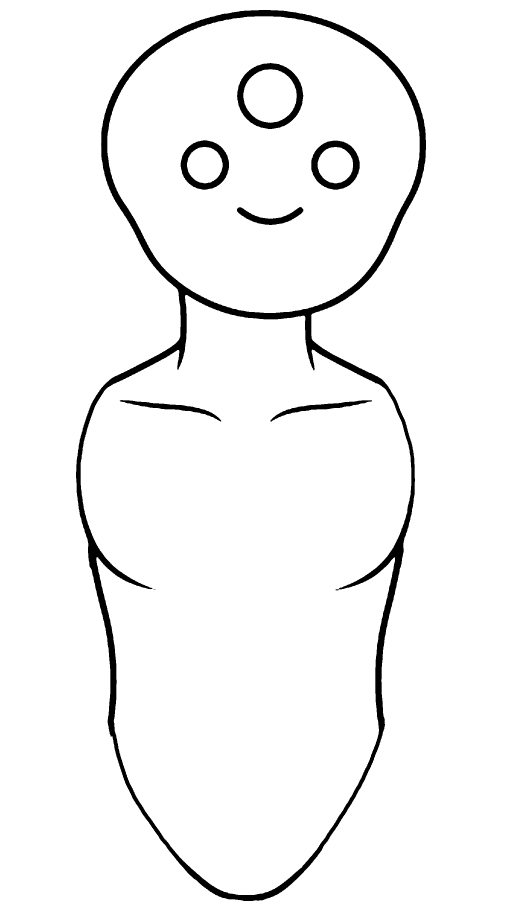
#> input picture groodle/art-src/body/torso.png, 1547 x 2749 px (shown at 1/3 size)
$ python trace_rig.py
#> lines starting #> are read from the running program, lines starting #| are printed output that depends on the picture; after the words box and inside, x2 and y2 are one past the last pixel; in counts of white or black regions, pixels touching at a corner belong together
"""Trace Groodle's hand-drawn body parts into the paper-doll rig in game.js.

    python groodle/tools/trace_rig.py [folder of part PNGs] > rig_block.js

Defaults to groodle/art-src/body/ (torso.png, arm.png, leg.png), tracked so
the rig stays regenerable from a fresh clone.

Input is three line-art PNGs on a light background -- torso+head, one arm,
one leg -- drawn at any size, on any grid/watermark background. Output is the
`const RIG = {...};` block that game.js reads.

Why it works without you cleaning the images up first:

  * The figure's strokes are ~10x thicker than a background grid line, and
    the figure is a single connected component while grid lines and a
    generator watermark are separate small ones. Taking the largest
    component drops the background for free -- do NOT pre-erase it.
  * The face circles and the smile float free inside the head, so they are
    their OWN components. Interior linework is therefore extracted from the
    full ink mask (masked to the part's interior), not from the largest
    component, or the face silently disappears.

Only the arm and leg are traced once each; the opposite side is a mirror at
render time, so draw one of each.

THE FRAME CONSTRAINT -- read before changing any pose angle. His arms are
217 units long, against 150 of clearance to the frame edge and 186 of
headroom above the shoulder. A flat T-pose spans 534 units in a 400-wide
frame, so it only fits if the whole doll shrinks -- and the colorable area
shrinks with the square of that scale. Measured:

    pose set                     scale   head r   colorable area
    with a horizontal T-pose     0.757     43.9      57%
    steep arms-up instead        0.872     50.6      76%

We ship the second. `POSES` below is the source of truth for the angles; the
script re-solves the scale from whatever pose set it is given, so adding a
wider pose silently shrinks the doll. Check the printed scale after editing.
"""
import json, math, os, sys
import numpy as np, cv2
from PIL import Image

SRC = sys.argv[1] if len(sys.argv) > 1 else os.path.join(
    os.path.dirname(os.path.dirname(os.path.abspath(__file__))), 'art-src', 'body')
FILES = {'torso': 'torso.png', 'arm': 'arm.png', 'leg': 'leg.png'}

INK_THRESHOLD = 120          # figure strokes are near 0; grid lines 150-230

# Fraction of each part's height whose interior ink is kept. The excluded
# slivers are CUT edges -- where the part was severed from the whole figure --
# not drawn lines. See the note in trace() for why only the hip needs this.
# Limb lengths and joint anchors are FITTED, not guessed: tools/fit_standing.py
# rasterises the assembled standing doll against the original full-figure
# drawing and maximises IoU. Hand-guessed values scored 0.563; these score
# 0.977. The first guess had the legs 32% too short and their pins less than
# half far enough apart, which is exactly what read as "the legs look wrong".
HEAD_D, ARM_LEN, LEG_LEN = 116.0, 239.8, 276.9

# Joint angles per pose. Mirrored parts flip their own sign, so a pose says
# "raise the arm N degrees" once and each side resolves it.
POSES = {
    # Standing IS the original drawing -- fit_standing.py matches it at
    # IoU 0.977, so do not nudge these away from {} .
    'standing': {},
    # The rest stay inside the FREE budget: up to ~18 deg costs nothing,
    # because the frame already has room for it. Past that the whole doll
    # shrinks and takes the colorable area with it (see README).
    'star':     {'armL': 18, 'armR': 18, 'legL': 9, 'legR': 9},
    'cheer':    {'armL': 18, 'armR': 18, 'legL': 4, 'legR': 4},
    'groovy':   {'armL': 16, 'armR': -11, 'legL': -5, 'legR': 8},
    'tpose':    {'armL': 18, 'armR': 18},
    'wave':     {'armR': 18, 'armL': -6},
}

# How far the DANCE may swing a limb. This is folded into the scale solve
# below, so the doll is sized to hold its own dance without clipping.
DANCE_SWING = 18

# Torso-local geometry. The torso's own origin is the top-center of the head.
BC = -6.75                    # body center sits left of the head-top center
TX, TY = 200 - BC, 34.0
ANCHOR = {'armL': (BC - 63.9, 143.0), 'armR': (BC + 63.9, 143.0),
          'legL': (BC - 47.9, 270.9), 'legR': (BC + 47.9, 270.9)}
SRC_OF = {'armL': 'arm', 'armR': 'arm', 'legL': 'leg', 'legR': 'leg'}
MIRROR = {'armR', 'legR'}
SIGN   = {'armL': 1, 'armR': -1, 'legL': 1, 'legR': -1}
REST   = {'armL': 0.8, 'armR': -0.8, 'legL': 0.2, 'legR': -0.2}


def trace(name):
    """One part image -> {'solid': [ring...]}, pinned at (0,0).

    Only the SOLID outline is traced now, and it is never drawn -- it is the
    clip region the kid's paint is confined to, plus the hit-test shape for
    painting on a swinging limb. The visible linework is Onion's own artwork,
    cut to transparent PNGs by tools/cut_art.py and placed as <image>.

    That split is why this file got much smaller. Tracing her interior detail
    to vectors needed a pile of machinery to stop the CUT edges (where a part
    was severed from the figure -- not lines she drew) from landing on top of
    the assembled outline as a smudged double line: per-part contour bands,
    per-part vertical ink trims, and a rule dropping whole shapes below the
    torso's cutoff. Overlapping paper has no cut-edge problem, so all of it
    went away with the tracing.
    """
    a = np.array(Image.open(os.path.join(SRC, FILES[name])).convert('L'))
    ink = (a < INK_THRESHOLD).astype(np.uint8)

    n, lab, stats, _ = cv2.connectedComponentsWithStats(ink, 8)
    main = (lab == 1 + int(np.argmax(stats[1:, cv2.CC_STAT_AREA]))).astype(np.uint8)

    # Flood from the border: what the outside reaches is background, so what
    # it cannot reach is the part's interior.
    ff = main.copy()
    cv2.floodFill(ff, np.zeros((main.shape[0] + 2, main.shape[1] + 2), np.uint8), (0, 0), 1)
    solid = ((ff == 0) | (main == 1)).astype(np.uint8)
    solid = cv2.morphologyEx(solid, cv2.MORPH_CLOSE, np.ones((5, 5), np.uint8))

    ys, xs = np.nonzero(solid)
    x0, x1, y0, y1 = xs.min(), xs.max(), ys.min(), ys.max()
    if name == 'torso':
        widest = max((np.nonzero(solid[y])[0].max() - np.nonzero(solid[y])[0].min())
                     for y in range(solid.shape[0] // 3) if solid[y].any())
        s = HEAD_D / widest          # scale on the head: HATS anchors to it
    else:
        s = (ARM_LEN if name == 'arm' else LEG_LEN) / (y1 - y0)

    # Pin: center of the part a little below its top edge -- where a brass
    # fastener sits on the rounded shoulder / hip end. cut_art.py derives the
    # artwork's placement from the SAME pin and scale, so the two agree.
    py = y0 + (y1 - y0) * (0.0 if name == 'torso' else 0.055)
    row = np.nonzero(solid[int(round(py))])[0]
    px = (row.min() + row.max()) / 2 if len(row) else (x0 + x1) / 2

    cc, _ = cv2.findContours(solid, cv2.RETR_EXTERNAL, cv2.CHAIN_APPROX_NONE)
    out = []
    for c in cc:
        if cv2.contourArea(c) < 60:
            continue
        q = cv2.approxPolyDP(c, 1.6, True).reshape(-1, 2)
        if len(q) >= 3:
            out.append([((x - px) * s, (y - py) * s) for x, y in q])
    return {'solid': out}


def placed(parts, pose):
    """Every ring of one pose, in pre-fit assembled space."""
    out = []
    for k in ('legL', 'legR', 'armL', 'armR'):
        deg = REST[k] + SIGN[k] * pose.get(k, 0)
        # ANCHOR is torso-LOCAL, so the torso's own placement has to be added
        # before the limb is positioned -- forgetting it shifts every limb by
        # (TX, TY), which silently widens the bbox and shrinks the solved scale.
        ax, ay = ANCHOR[k]
        ax, ay = TX + ax, TY + ay
        t = math.radians(deg); c, s = math.cos(t), math.sin(t)
        for ring in parts[SRC_OF[k]]['solid']:
            out.append([(ax + (-x if k in MIRROR else x) * c - y * s,
                         ay + (-x if k in MIRROR else x) * s + y * c) for x, y in ring])
    for ring in parts['torso']['solid']:
        out.append([(TX + x, TY + y) for x, y in ring])
    return out


def hip_gusset(parts, rx=13.0, ry=21.0, pad=9.0, steps=28, S=4):
    """Fill the torso-to-leg gap with an ellipse CLAMPED to the union's closing.

    The torso and legs were drawn separately and do not quite meet at the hip:
    the torso sits ~7 units right of the body axis, so a symmetric leg pin
    leaves daylight around y=325. That is a real hole in the union, and the
    outline filter faithfully traces it as a stray dark slash -- what made the
    hip read as broken while the shoulder read as clean. Fitting cannot fix it;
    a gap that small barely moves IoU, so the solver is indifferent to it.

    Two earlier shapes failed, both worth not repeating:

    * A bare hand-placed ellipse. Nothing tied it to the silhouette, so on the
      LEFT hip -- where torso and leg already overlap -- it escaped as two
      ~2-unit slivers. Anything narrower than 2x the outline filter's erode
      radius is consumed whole and renders as SOLID INK, so a 2-unit sliver is
      not a faint edge but a hard dark square floating on his hip.
    * Deriving the patch as (close(union) - union). Correct in principle, but
      the gap is only a few units wide, so the patch came out thin and
      approxPolyDP collapsed it into degenerate 3- and 4-point spikes.

    So: keep the ellipse, which is smooth and thick, and INTERSECT it with the
    morphological closing of the rest-pose union. Closing is extensive and only
    fills concavities -- it never reaches past a convex boundary -- so the
    clamped ellipse physically cannot protrude. It fills the gap where there is
    one and vanishes where there is not, which is why the two hips need no
    hand-tuned asymmetry despite the torso being off-axis.

    The clamp is also what keeps this from welding shut the two gaps that MUST
    stay open: the crotch, and the arm/torso daylight that makes an arm read as
    its own limb (contract rule 2). Both are wider than `pad`, so closing
    leaves them alone -- but re-check both after changing `pad`.

    Wind the SAME way OpenCV returns contours: under nonzero fill an opposite
    winding subtracts where it overlaps, punching new holes.
    """
    import numpy as np, cv2

    rings = placed(parts, {})                     # rest pose, before any gusset
    xs = [x for r in rings for x, _ in r]; ys = [y for r in rings for _, y in r]
    ox, oy = min(xs) - 20, min(ys) - 20
    W, H = int(max(xs) - ox + 20) * S, int(max(ys) - oy + 20) * S

    U = np.zeros((H, W), np.uint8)
    cv2.fillPoly(U, [np.round(np.array([[(x - ox) * S, (y - oy) * S] for x, y in r]))
                     .astype(np.int32) for r in rings], 1)
    k = int(pad * S) | 1
    closed = cv2.morphologyEx(U, cv2.MORPH_CLOSE,
                              cv2.getStructuringElement(cv2.MORPH_ELLIPSE, (k, k)))

    out = []
    for sx in (-1, 1):
        cx, cy = BC + sx * 32.0, 285.0
        ell = np.zeros_like(U)
        pts = [[((TX + cx + rx * math.cos(-2 * math.pi * i / steps)) - ox) * S,
                ((TY + cy + ry * math.sin(-2 * math.pi * i / steps)) - oy) * S]
               for i in range(steps)]
        cv2.fillPoly(ell, [np.round(np.array(pts)).astype(np.int32)], 1)
        g = (ell & closed).astype(np.uint8)

        cs, _ = cv2.findContours(g, cv2.RETR_EXTERNAL, cv2.CHAIN_APPROX_NONE)
        for c in cs:
            if cv2.contourArea(c) < (8.0 * S * S):      # ignore crumbs
                continue
            a = cv2.approxPolyDP(c, 0.45 * S, True).reshape(-1, 2)
            if len(a) < 6:
                continue
            out.append([(x / S + ox - TX, y / S + oy - TY) for x, y in a])
    return out


def main():
    parts = {n: trace(n) for n in FILES}
#> in trace, a is the input picture: shape (2749, 1547); 96% white; 8 black regions (1 under 20 px), largest, box (x1, y1, x2, y2) and area: (228, 30, 1278, 2703) 131167, (711, 189, 910, 387) 10500, (934, 422, 1079, 569) 7684
#> in trace, `n, lab, stats, _ = cv2.connectedComponentsWithStats(ink, 8)`: n = 9; stats = [[0, 0, 1547, 2749, 4084135], [228, 30, 1050, 2673, 131167], [711, 189, 199, 198, 10500], [542, 421, 145, 148, 7634], [934, 422, 145, 147, 7684], [711, 621, 199, 54, 3944], [359, 1200, 305, 65, 3815], [811, 1201, 305, 64, 3817], [460, 1769, 7, 1, 7]]
#> in trace, `x0, x1, y0, y1 = xs.min(), xs.max(), ys.min(), ys.max()`: x0 = 228; x1 = 1277; y0 = 30; y1 = 2702
#> in trace, `widest = max((np.nonzero(solid[y])[0].max() - np.nonzero(solid[y])[0]...`: widest = 974
#> in trace, `s = HEAD_D / widest`: s = 0.119
#> in trace, `py = y0 + (y1 - y0) * (0.0 if name == 'torso' else 0.055)`: py = 30
#> in trace, `row = np.nonzero(solid[int(round(py))])[0]`: row = 36 values from 776 to 811
#> in trace, `px = (row.min() + row.max()) / 2 if len(row) else (x0 + x1) / 2`: px = 793.5
#> in trace, `cc, _ = cv2.findContours(solid, cv2.RETR_EXTERNAL, cv2.CHAIN_APPROX_NO..`: cc = 1 contour; box (x1, y1, x2, y2) and area: (228, 30, 1278, 2703) 2048732
#> the loop in trace, `for c in cc:` made 1 pass
#> after the loop in trace, `for c in cc:`: out = 1 item
#> call 2 of trace, with name = 'arm'
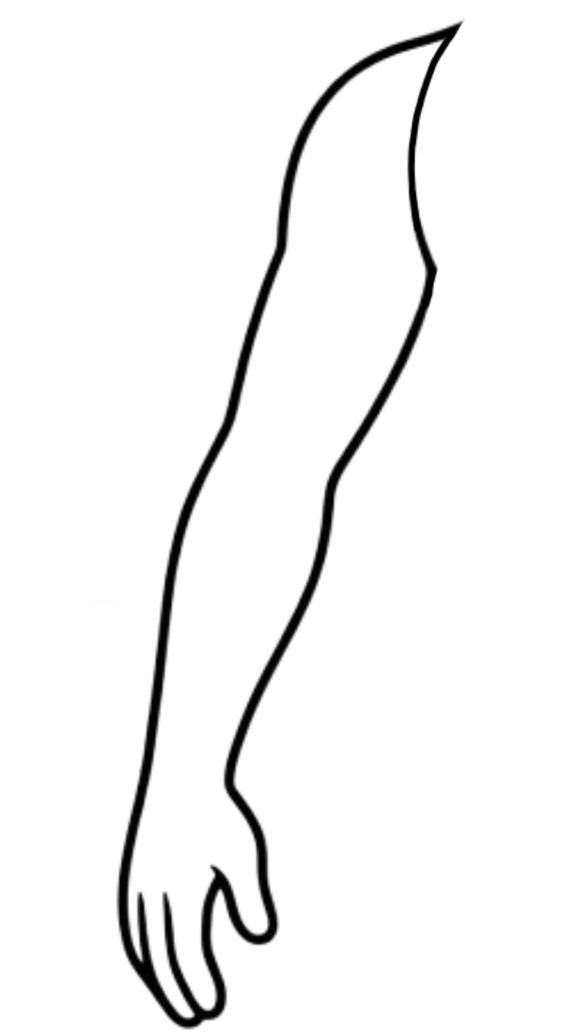
#> input picture groodle/art-src/body/arm.png, 1165 x 2070 px (shown at 1/2 size)
#> in trace (call 2), `n, lab, stats, _ = cv2.connectedComponentsWithStats(ink, 8)`: n = 2; stats = [[0, 0, 1165, 2070, 2317572], [236, 45, 687, 2011, 93978]]
#> in trace (call 2), `x0, x1, y0, y1 = xs.min(), xs.max(), ys.min(), ys.max()`: x0 = 236; x1 = 922; y0 = 45; y1 = 2055
#> in trace (call 2), `py = y0 + (y1 - y0) * (0.0 if name == 'torso' else 0.055)`: py = 155.6
#> in trace (call 2), `row = np.nonzero(solid[int(round(py))])[0]`: row = 186 values from 677 to 862
#> in trace (call 2), `px = (row.min() + row.max()) / 2 if len(row) else (x0 + x1) / 2`: px = 769.5
#> in trace (call 2), `cc, _ = cv2.findContours(solid, cv2.RETR_EXTERNAL, cv2.CHAIN_APPROX_NO..`: cc = 1 contour; box (x1, y1, x2, y2) and area: (236, 45, 923, 2056) 511464
#> the loop in trace (call 2), `for c in cc:` made 1 pass
#> call 3 of trace, with name = 'leg'
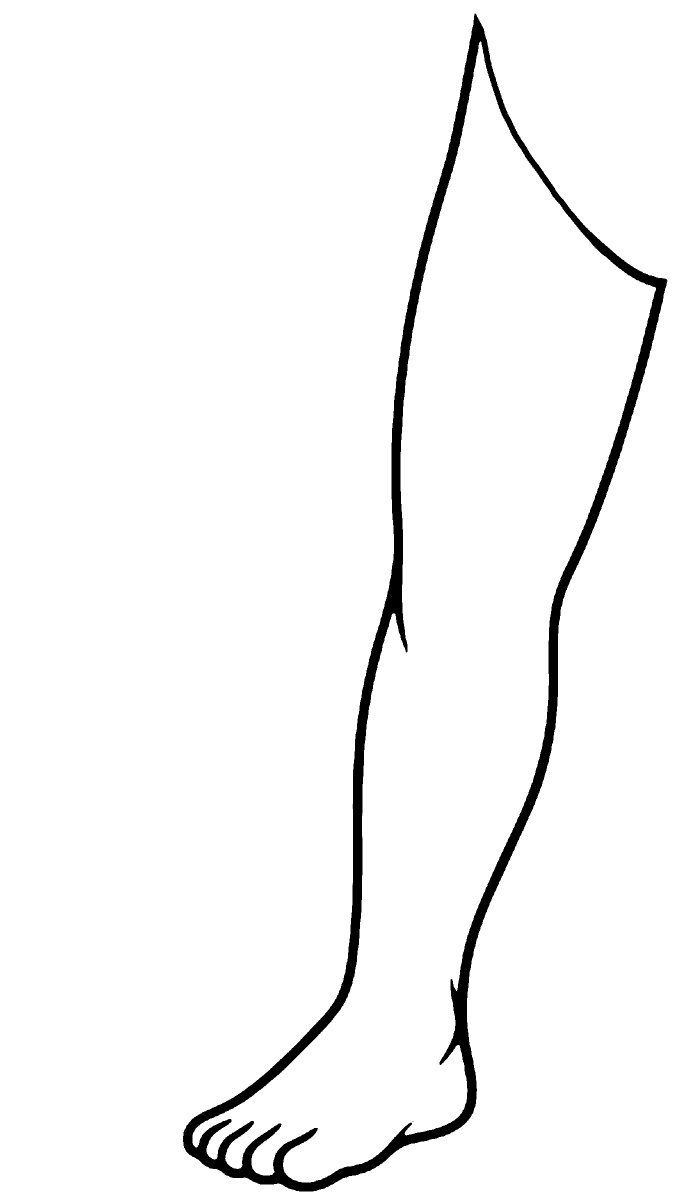
#> input picture groodle/art-src/body/leg.png, 1351 x 2400 px (shown at 1/2 size)
#> in trace, a is the input picture: shape (2400, 1351); 96.6% white; 2 black regions (1 under 20 px), largest, box (x1, y1, x2, y2) and area: (366, 27, 1335, 2383) 110389
#> in trace (call 3), `n, lab, stats, _ = cv2.connectedComponentsWithStats(ink, 8)`:
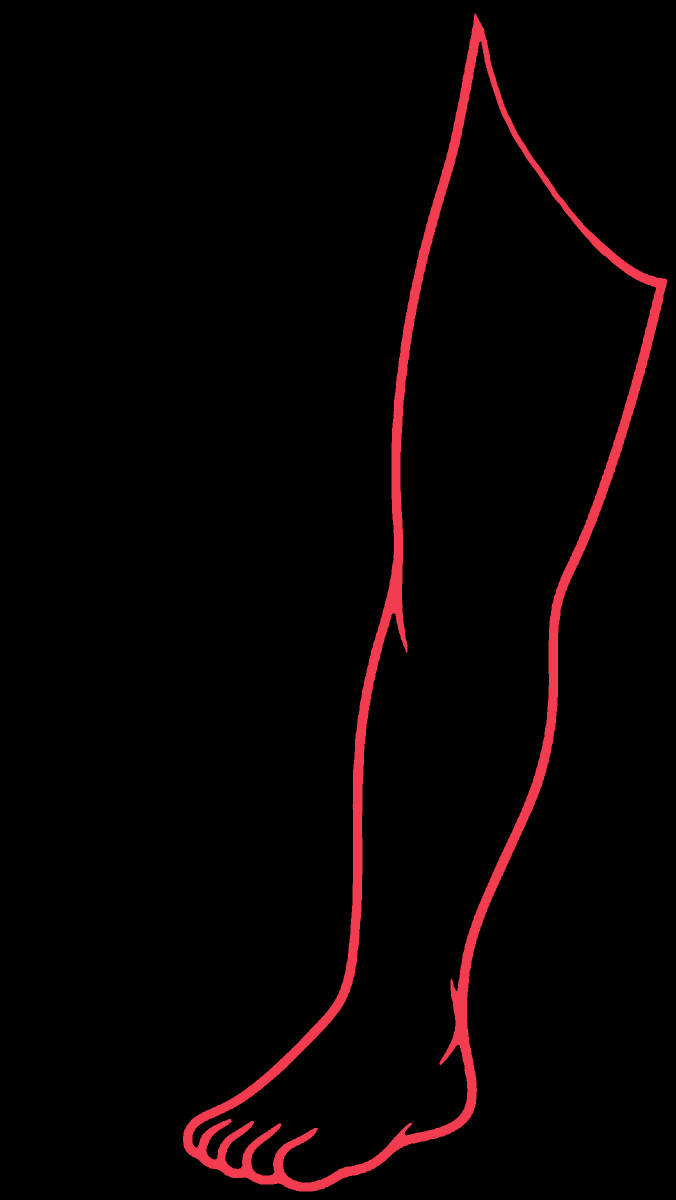
#> lab: shape (2400, 1351) int32 (shown at 1/2 size); 3 distinct labels, from 0 to 2; one colour per label, 0 black
#> in trace (call 3), `n, lab, stats, _ = cv2.connectedComponentsWithStats(ink, 8)`: n = 3; stats = [[0, 0, 1351, 2400, 3132009], [366, 27, 969, 2356, 110389], [825, 2243, 2, 1, 2]]
#> in trace (call 3), `x0, x1, y0, y1 = xs.min(), xs.max(), ys.min(), ys.max()`: x0 = 366; x1 = 1334; y0 = 27; y1 = 2382
#> in trace (call 3), `s = (ARM_LEN if name == 'arm' else LEG_LEN) / (y1 - y0)`: s = 0.118
#> in trace (call 3), `py = y0 + (y1 - y0) * (0.0 if name == 'torso' else 0.055)`: py = 156.5
#> in trace (call 3), `row = np.nonzero(solid[int(round(py))])[0]`: row = 67 values from 925 to 991
#> in trace (call 3), `px = (row.min() + row.max()) / 2 if len(row) else (x0 + x1) / 2`: px = 958
#> in trace (call 3), `cc, _ = cv2.findContours(solid, cv2.RETR_EXTERNAL, cv2.CHAIN_APPROX_NO..`: cc = 1 contour; box (x1, y1, x2, y2) and area: (366, 27, 1335, 2383) 800312
#> the loop in trace (call 3), `for c in cc:` made 1 pass
#> parts = 3 items
    parts['torso']['solid'] = parts['torso']['solid'] + hip_gusset(parts)
#> the loop in placed, `for k in ('legL', 'legR', 'armL', 'armR'):` made 4 passes
#> (deg, t, s) on passes 1 to 4: (0.2, 0.00349, 0.00349), (-0.2, -0.00349, -0.00349), (0.8, 0.014, 0.014), (-0.8, -0.014, -0.014)
#> after the loop in placed, `for k in ('legL', 'legR', 'armL', 'armR'):`: out = 4 items
#> the loop in placed, `for ring in parts['torso']['solid']:` made 1 pass
#> after the loop in placed, `for ring in parts['torso']['solid']:`: out = 5 items
#> in hip_gusset, `xs = [x for r in rings for x, _ in r]`: xs = 507 values, max 330.3 at index 307, min 69.7 at index 211, mean 201.1
#> in hip_gusset, `ys = [y for r in rings for _, y in r]`: ys = 507 values, max 566.4 at index 43, min 34 at index 374, mean 328.8
#> in hip_gusset, `ox, oy = min(xs) - 20, min(ys) - 20`: ox = 49.7; oy = 14
#> in hip_gusset, `W, H = int(max(xs) - ox + 20) * S, int(max(ys) - oy + 20) * S`: W = 1200; H = 2288
#> the loop in hip_gusset, `for sx in (-1, 1):` made 2 passes
#> pass 2, in hip_gusset, `g = (ell & closed).astype(np.uint8)`:
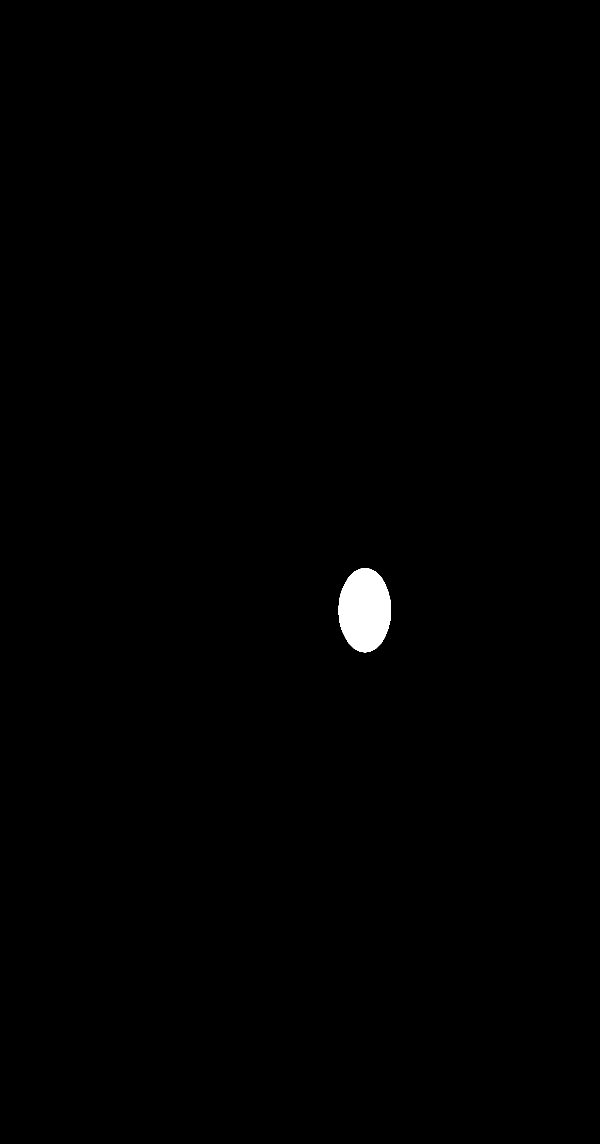
#> g: shape (2288, 1200) (shown at 1/2 size); values 0 (black) and 1 (white), 0.5% white; 1 white region, box (x1, y1, x2, y2) and area: (677, 1136, 782, 1305) 13843
#> after the loop in hip_gusset, `for sx in (-1, 1):`: out = 2 items

    # Solve one scale + offset for ALL poses, so he never changes size between
    # them, the widest pose still fits, and the lowest foot lands on the floor.
    envelope = dict(POSES)
    sw = DANCE_SWING
    envelope['_danceA'] = {'armL': sw, 'armR': sw, 'legL': sw * 0.5, 'legR': sw * 0.5}
    envelope['_danceB'] = {'armL': -sw, 'armR': -sw}
    envelope['_danceC'] = {'armL': sw, 'armR': -sw}
    pts = [p for name in envelope for ring in placed(parts, envelope[name]) for p in ring]
#> the loop in placed (call 2), `for k in ('legL', 'legR', 'armL', 'armR'):` made 4 passes
#> the loop in placed (call 2), `for ring in parts['torso']['solid']:` made 3 passes
#> pts = 4905 pairs, first value 10.33 to 389.7, second value 34 to 569.2
    x0, x1 = min(x for x, _ in pts), max(x for x, _ in pts)
#> x0 = 10.33; x1 = 389.7
    y0, y1 = min(y for _, y in pts), max(y for _, y in pts)
#> y0 = 34; y1 = 569.2
    K = min((400 - 16) / (x1 - x0), (570 - 14) / (y1 - y0), 1.0)
#> K = 1
    OX, OY = 200 - K * (x0 + x1) / 2, 570 - K * y1
#> OX = 0; OY = 0.805

    def flat(rings):
        return [[round(v * K, 1) for xy in r for v in xy] for r in rings]

    rig = {
        'parts':   {n: {'solid': flat(parts[n]['solid'])} for n in parts},
        'anchor':  {k: [round(OX + K * (TX + x), 1), round(OY + K * (TY + y), 1)]
                    for k, (x, y) in ANCHOR.items()},
        'torsoAt': [round(OX + K * TX, 1), round(OY + K * TY, 1)],
        'rest': REST, 'sign': SIGN, 'mirror': sorted(MIRROR), 'srcOf': SRC_OF,
        'poses': POSES,
    }
    sys.stdout.write('    const RIG = ' + json.dumps(rig, separators=(',', ':')) + ';\n')
#> (printed output is left out)
    sys.stderr.write(
        "scale={:.4f}  head r={:.1f}  head top y={:.1f}  colorable area={:.0f}% of full\n"
        .format(K, 58 * K, OY + K * TY, K * K * 100))
    sys.stderr.write("If head r moved, retune BODY + HEAD_CROWN_Y + every HATS "
                     "anchor.y/scale in game.js -- they are tuned to it.\n")


if __name__ == '__main__':
    main()
